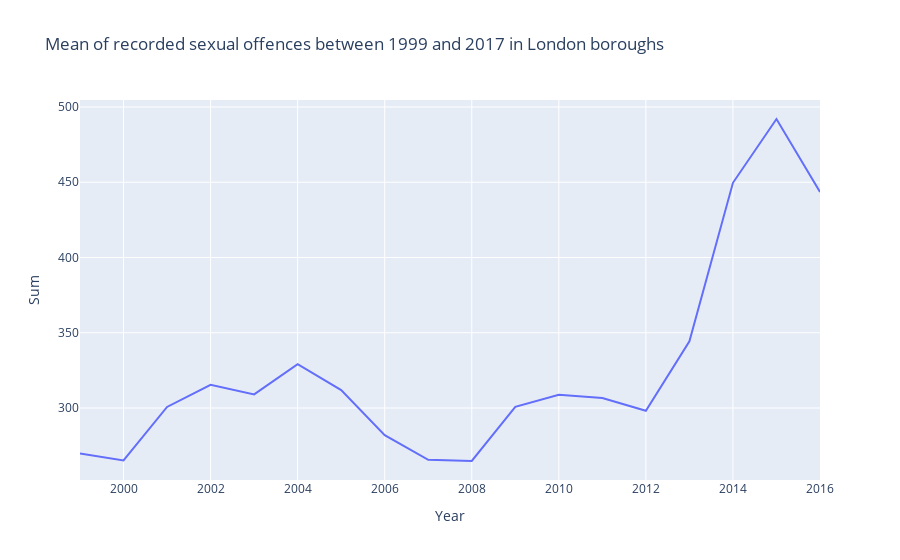

Source (notebook cell):
### Code cell
# For the graph 2. we also plot an interactive line plot
# x-axis: time (in years)
# y-axis: mean of overall recorded sexual offences 

# We do the same for the overall recorded sexual offences and calculate the mean of overall recorded sexual offences for all London boroughs
df2_bis = modif(df2)
columns = df2_bis.columns[:-2] # We disregard the last two columns, ie. 'Inner London' and 'Outer London'

year=[1999,2000,2001,2002,2003,2004,2005,2006,2007,2008,2009,2010,2011,2012,2013,2014,2015,2016]

# We create a column with the sum and years in df2_bis to plot the graphs
df2_bis['Sum'] = sum(df2_bis[borough] for borough in columns)/len(columns)
df2_bis['Year']= year

# We create a line plot 
fig = px.line(df2_bis,x='Year',y='Sum',
                 title = "Mean of recorded sexual offences between 1999 and 2017 in London boroughs")

fig.show()

# We save the interactive graph as an html in order to incorporate them in our website

### Figure 1 — Plotly figure (JSON) as saved in the notebook; plotly's stock layout.template omitted (floating-point values rounded to 4 significant figures)
{"data": [{"hovertemplate": "Year=%{x}<br>Sum=%{y}<extra></extra>", "legendgroup": "", "line": {"color": "#636efa", "dash": "solid"}, "mode": "lines", "name": "", "orientation": "h", "showlegend": false, "type": "scatter", "x": [1999, 2000, 2001, 2002, 2003, 2004, 2005, 2006, 2007, 2008, 2009, 2010, 2011, 2012, 2013, 2014, 2015, 2016], "xaxis": "x", "y": [269.8, 265.2, 300.7, 315.5, 309.1, 329.2, 311.9, 282.0, 265.6, 264.8, 300.8, 308.8, 306.7, 298.2, 344.3, 449.6, 492.0, 443.6], "yaxis": "y"}], "layout": {"legend": {"tracegroupgap": 0}, "title": {"text": "Mean of recorded sexual offences between 1999 and 2017 in London boroughs"}, "xaxis": {"anchor": "y", "domain": [0, 1], "title": {"text": "Year"}}, "yaxis": {"anchor": "x", "domain": [0, 1], "title": {"text": "Sum"}}}}
